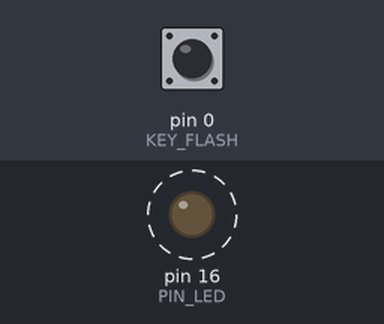
The sketch below on a simulated Arduino Uno, built with avr-gcc and run on an emulated ATmega328P. On the bench: output pins drawn as LEDs (lit = HIGH). Dashed ring = blinking. The test bench sets the inputs (shaded band); at power-on: pin 0 (KEY_FLASH) HIGH.

Above: at 0.2 s.
Timing chart, 0 to 3.0 s (numbered marks = the images above):
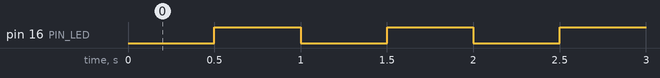

Measured:
- by itself, pin 16 (PIN_LED): alternates HIGH for 0.50 s and LOW for 0.50 s

The sketch:

blinklight.ino
```cpp
#define PIN_LED 16
#define KEY_FLASH 0

void setup() {
  pinMode(PIN_LED, OUTPUT);     // Initialize the BUILTIN_LED pin as an output
  pinMode(KEY_FLASH, INPUT);
  digitalWrite(PIN_LED,LOW);//点亮LED灯
}
void keydo(){
 if(digitalRead(KEY_FLASH)==0)
  digitalWrite(PIN_LED,HIGH);
  else
  digitalWrite(PIN_LED,LOW);
}

// the loop function runs over and over again forever
void loop() {

  digitalWrite(PIN_LED, LOW);   // Turn the LED on (Note that LOW is the voltage level
                                    // but actually the LED is on; this is because
                                    // it is acive low on the ESP-01)
  delay(500);                      // Wait for a second
  keydo();
  digitalWrite(PIN_LED, HIGH);  // Turn the LED off by making the voltage HIGH
  delay(500);                      // Wait for two seconds (to demonstrate the active low LED)


}
```
